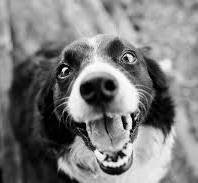
#> input picture Friday 08:30 - 10:30/E22CSEU1069_Adv_Cv_Labs/LAB_4/grayscale.jpg, 198 x 183 px, given in place of GrayScale.PNG, which was not available
$ python LAB2.py
#> lines starting #> are read from the running program, lines starting #| are printed output that depends on the picture; pictures that were not available may be replaced by others from this repository, and a replacement may not be noted
import cv2
import numpy as np
import pandas as pd
import matplotlib.pyplot as plt
import seaborn as sns
from tensorflow.keras.datasets import mnist
from sklearn.model_selection import train_test_split, StratifiedKFold, cross_val_score
from sklearn.preprocessing import StandardScaler
from sklearn.svm import SVC
from sklearn.ensemble import RandomForestClassifier
from sklearn.metrics import accuracy_score, precision_score, recall_score, f1_score, confusion_matrix, roc_curve, auc

#Task1
gray_img = cv2.imread('GrayScale.PNG', 0)
#> gray_img is the input picture: shape (183, 198); min 0, max 255, mean 124.2

def show_image(title, img, wait_time=3000):
    cv2.imshow(title, img)
    cv2.waitKey(wait_time)
    cv2.destroyAllWindows()

def resize_image(img, scale_x, scale_y, interpolation):
#> called with scale_x = 0.5, scale_y = 0.5, interpolation = 1
    return cv2.resize(img, None, fx=scale_x, fy=scale_y, interpolation=interpolation)
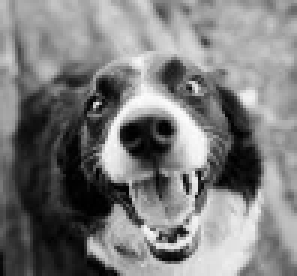
#> returned value: shape (92, 99) (shown 3 times larger); min 0, max 252, mean 124.3
#> call 2 of resize_image, with scale_x = 0.5, scale_y = 0.5, interpolation = 0
#> in resize_image (call 2), `return cv2.resize(img, None, fx=scale_x, fy=scale_y, interpolation=int..`:
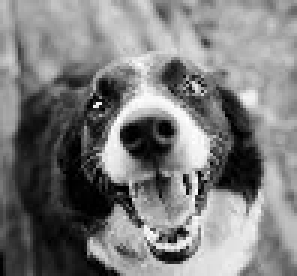
#> returned value: shape (92, 99) (shown 3 times larger); min 0, max 255, mean 124.2

def blur_image(img, method, kernel_size=(5, 5)):
#> called with method = 'box', kernel_size = (5, 5)
    if method == 'box':
        return cv2.blur(img, kernel_size)
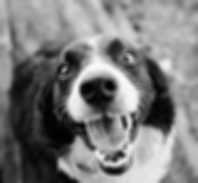
#> returned value: shape (183, 198); min 1, max 249, mean 124.2
    elif method == 'gaussian':
        return cv2.GaussianBlur(img, kernel_size, sigmaX=0)
    elif method == 'adaptive':
        return cv2.medianBlur(img, ksize=kernel_size[0])

resized_linear = resize_image(gray_img, 0.5, 0.5, cv2.INTER_LINEAR)
resized_nearest = resize_image(gray_img, 0.5, 0.5, cv2.INTER_NEAREST)
resized_cubic = resize_image(gray_img, 0.5, 0.5, cv2.INTER_CUBIC)

show_image("Resized Linear", resized_linear)
show_image("Resized Nearest Neighbors", resized_nearest)
show_image("Resized Polynomial", resized_cubic)

box_blur = blur_image(gray_img, 'box', (5, 5))
gaussian_blur = blur_image(gray_img, 'gaussian', (5, 5))
adaptive_blur = blur_image(gray_img, 'adaptive', (5, 5))
#> call 3 of blur_image, with method = 'adaptive', kernel_size = (5, 5)
#> in blur_image (call 3), `return cv2.medianBlur(img, ksize=kernel_size[0])`:
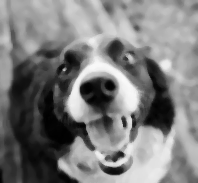
#> returned value: shape (183, 198); min 0, max 250, mean 124.4

show_image("Box Blurring", box_blur)
show_image("Gaussian Blurring", gaussian_blur)
show_image("Adaptive Blurring", adaptive_blur)

#Task2
#> (the run stopped early here; a loop or call above may not have finished)
